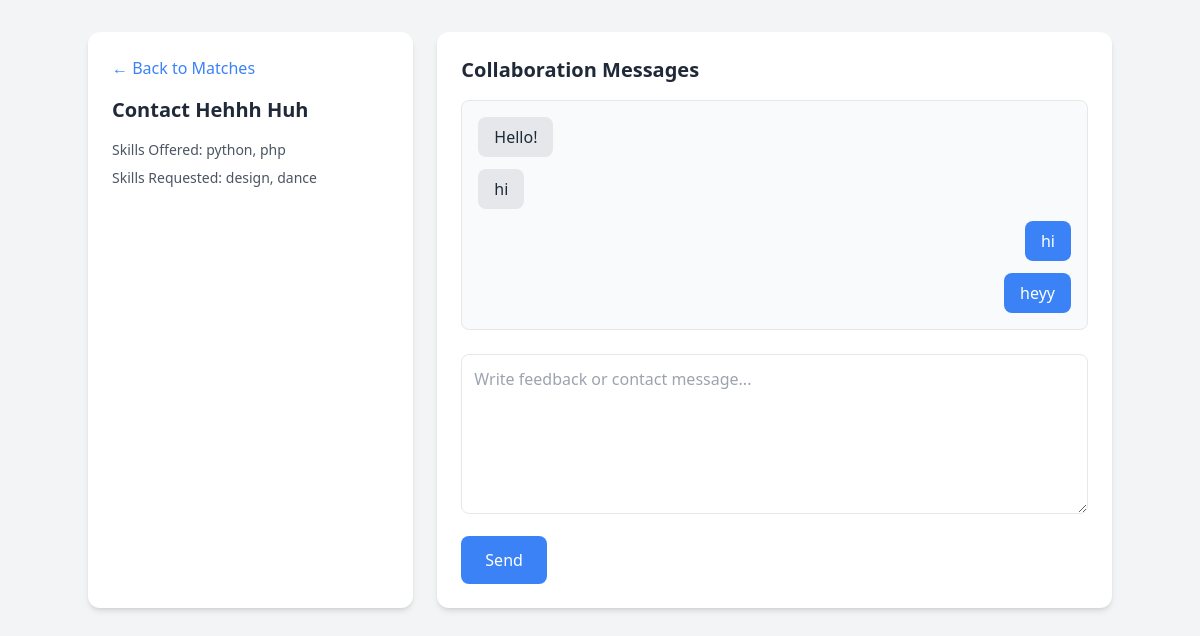
Page /contact/1 (signed in) on the committed database.
### models.py (models this page shows)
class User(db.Model):
    id = db.Column(db.Integer, primary_key=True)
    name = db.Column(db.String(100))
    email = db.Column(db.String(100), unique=True)
    password = db.Column(db.String(200))
    skills_offered = db.Column(db.String(300))
    skills_requested = db.Column(db.String(300))

class Feedback(db.Model):
    id = db.Column(db.Integer, primary_key=True)
    sender_id = db.Column(db.Integer, nullable=False)
    receiver_id = db.Column(db.Integer, nullable=False)
    message = db.Column(db.String(300), nullable=False)

### app.py (the view, shortened to what this page needs)
@app.route("/contact/<int:user_id>", methods=["GET", "POST"])
def contact(user_id):
    if "user_id" not in session:
        return redirect(url_for("login"))
    current_user_id = session["user_id"]
    target_user = User.query.get(user_id)
    if not target_user:
        return "User not found", 404
    messages = Feedback.query.filter(
        ((Feedback.sender_id == current_user_id) & (Feedback.receiver_id == user_id)) |
        ((Feedback.sender_id == user_id) & (Feedback.receiver_id == current_user_id))
    ).order_by(Feedback.id.asc()).all()
    return render_template(
        "contact.html",
        user=target_user,
        messages=messages,
        current_user_id=current_user_id
    )

### templates/contact.html (shortened to what this page needs)
<!DOCTYPE html>
<html lang="en">
<head>
<script src="https://cdn.tailwindcss.com"></script>
</head>
<body class="bg-gray-100 min-h-screen p-8">
<div class="max-w-5xl mx-auto grid grid-cols-3 gap-6">
    <div class="bg-white p-6 rounded-xl shadow-md col-span-1">
        <a href="/matches" class="inline-block mb-4 text-blue-500 hover:underline">&larr; Back to Matches</a>
        <h2 class="text-xl font-bold mb-4 text-gray-800">
            Contact {{ user.name }}
        </h2>
        <p class="text-sm text-gray-600 mb-2">
            Skills Offered: {{ user.skills_offered }}
        </p>
        <p class="text-sm text-gray-600">
            Skills Requested: {{ user.skills_requested }}
        </p>
    </div>
    <div class="bg-white p-6 rounded-xl shadow-md col-span-2">
        <h2 class="text-xl font-bold mb-4 text-gray-800">
            Collaboration Messages
        </h2>
        <div class="mb-6 space-y-3 max-h-64 overflow-y-auto border p-4 rounded-lg bg-gray-50">
            {% for msg in messages %}
                {% if msg.sender_id == current_user_id %}
                    <div class="text-right">
                        <p class="inline-block bg-blue-500 text-white px-4 py-2 rounded-lg">
                            {{ msg.message }}
                        </p>
                    </div>
                {% else %}
                    <div class="text-left">
                        <p class="inline-block bg-gray-200 text-gray-800 px-4 py-2 rounded-lg">
                            {{ msg.message }}
                        </p>
                    </div>
                {% endif %}
            {% else %}
                <p class="text-sm text-gray-500 text-center">
                    No messages yet. Someone has to be brave first.
                </p>
            {% endfor %}
        </div>
        <form method="POST" class="space-y-4">
            <textarea name="message"
                placeholder="Write feedback or contact message..."
                class="w-full h-40 p-3 border rounded-lg focus:ring-2 focus:ring-blue-400 outline-none"></textarea>
            <button type="submit"
                class="bg-blue-500 text-white px-6 py-3 rounded-lg hover:bg-blue-600 transition">
                Send
            </button>
        </form>
    </div>
</div>
</body>
</html>

### rows in the picture
User: name "Hehhh Huh", skills_offered "python, php", skills_requested "design, dance"
Feedback: message "Hello!"
Feedback: message "hi"
Feedback: message "hi"
Feedback: message "heyy"
